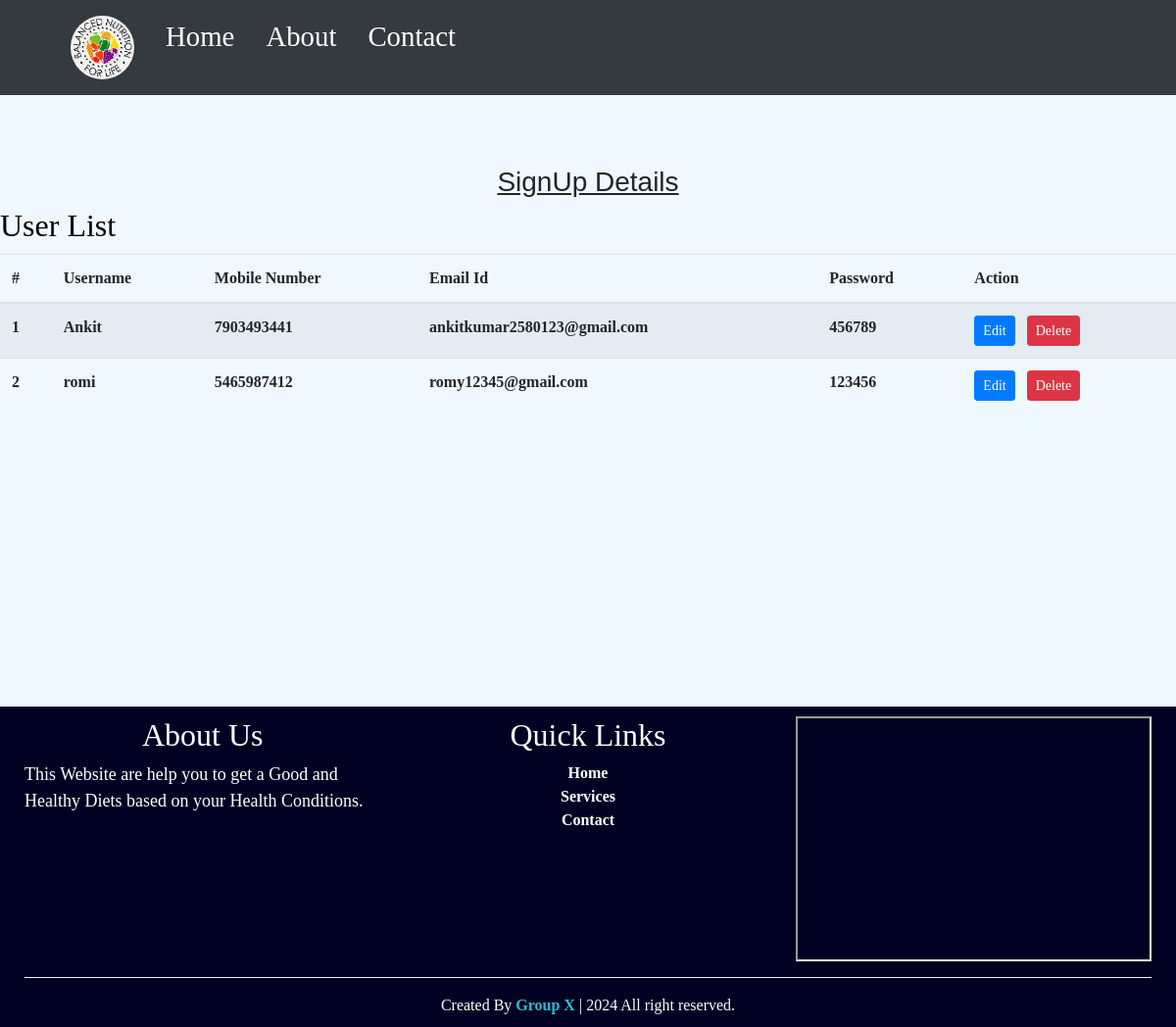
/userlist/, run on an earlier commit of the app's database.
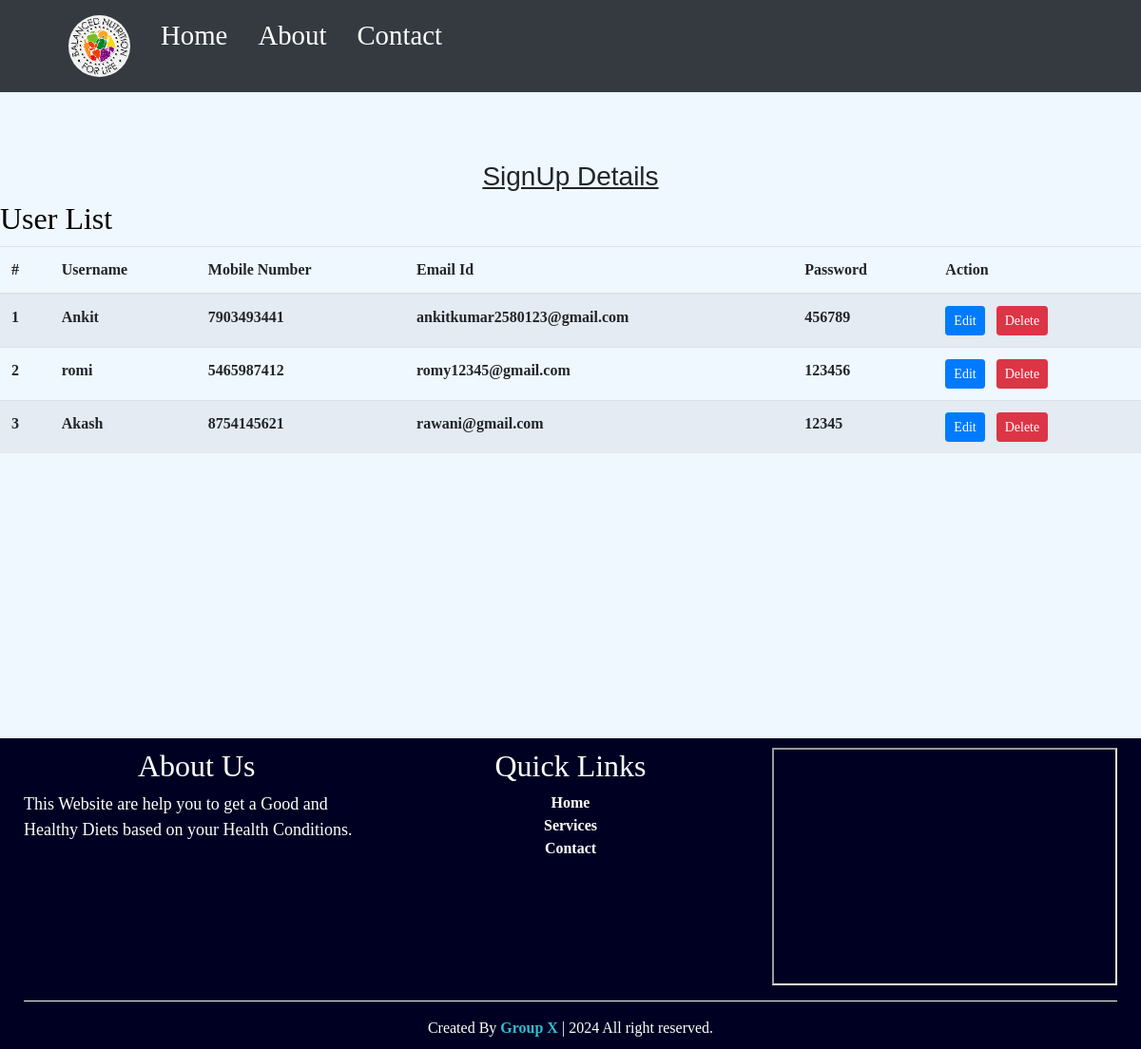
And on a later commit of the database.
### home/models.py (models this page shows)
class signup(models.Model):
    username=models.CharField(null=False, max_length=50)
    mobile_no=models.IntegerField(null=False)
    email=models.CharField(max_length=15)
    password=models.CharField(max_length=255)

### home/views.py (the view)
# urls.py: path('userlist/',user_list,name='userlist'),
def user_list(request):
    data=Signup.objects.all()
    return render(request,'userlist.html',{'title':'User List','data':data})

### home/templates/userlist.html (shortened to what this page needs)
<!DOCTYPE html>
{% load static %}
<html lang="en">
<head>
  <link rel="stylesheet" href="https://cdn.jsdelivr.net/npm/bootstrap@4.0.0/dist/css/bootstrap.min.css"
 />
  <link rel="stylesheet" href="{% static 'css/style.css' %}" />
</head>
<body style="background-color:aliceblue;">
  <nav class="navbar navbar-expand-lg navbar-dark bg-dark">
    <div class="collapse navbar-collapse" id="navbarTogglerDemo01">
      <ul class="navbar-nav mr-auto mt-5 mt-lg-0 pl-5" style="font-size: 1.8rem">
        <li class="nav-item active pr-3">
          <a class="nav-link"  href="{% url 'index' %}" > <img src="{% static 'images/logo2.png' %}" alt="logo" width="65" height="65" style="border-radius:50%;"></a>
        </li>
        <li class="nav-item active pr-3">
          <a class="nav-link" href="{% url 'index' %}" >Home <span class="sr-only">(current)</span></a>
        </li>
        <li class="nav-item active pr-3">
          <a class="nav-link"href="{% url 'index' %}">About</a>
        </li>
        <li class="nav-item active">
          <a class="nav-link" href="{% url 'contact' %}" >Contact</a>
        </li>
      </ul>
    </div>
  </nav>
  <h3 style="text-align: center; margin-top: 10px; text-decoration:underline; font-family: Arial, Helvetica, sans-serif; margin-top: 6%;">SignUp Details</h3>
  <table style="margin-top: 10px;  font-weight:600;" class="table table-striped">
    <thead>
      <tr>
        <h2 style="color:black;">{{title}}</h2>
        <th scope="col">#</th>
        <th scope="col">Username</th>
        <th scope="col">Mobile Number</th>
        <th scope="col">Email Id</th>
        <th scope="col">Password</th>
        <th>Action</th>
      </tr>
    </thead>
    <tbody>
      {% for i in data %}
      <tr>
        <th scope="row">{{ forloop.counter }}</th>
        <td>{{ i.username }}</td>
        <td>{{ i.mobile_no }}</td>
        <td>{{ i.email }}</td>
        <td>{{ i.password }}</td>
        <td>
          <a class="btn btn-sm btn-primary text-white mr-2" href='{% url 'editUser' i.id %}'>Edit</a>
          <a class="btn btn-sm btn-danger text-white" href='{% url 'delete_user' i.id %}'>Delete</a>
        </td>
      </tr>
      {% endfor %}
    </tbody>
  </table>
  {% include 'footer.html' %}

What changed in the data, as far as the page shows it:
added signup: username "Akash", mobile_no "8754145621", email "rawani@gmail.com", password "12345"
